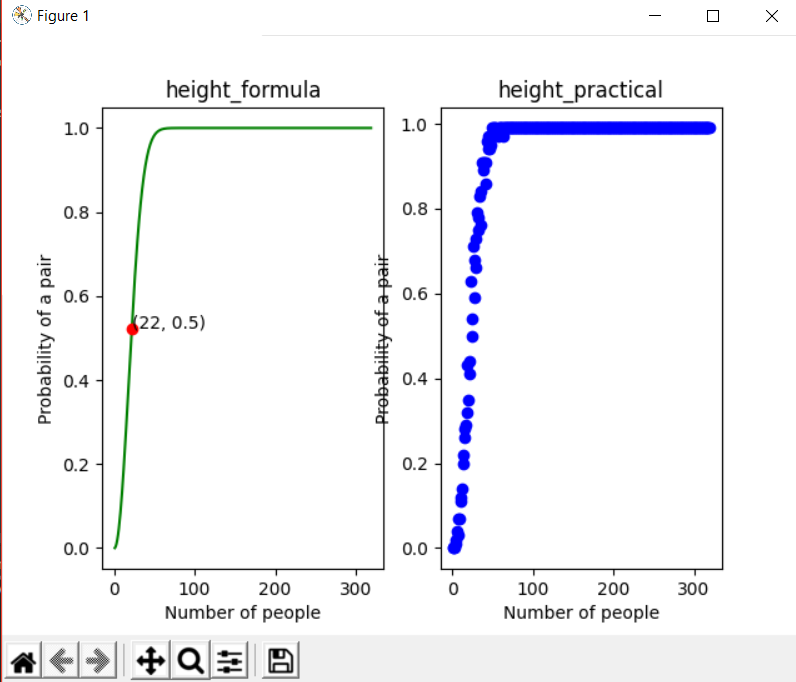

Write Python code to recreate this figure.
import numpy as np
import matplotlib.pyplot as plt
import random
import math
def height_formula (x) :
    # we use 1 - (320!/320^k * (320-k)!)
    sorat = math.factorial(320)
    maj1 = 320 ** x
    maj2 = math.factorial(320 - x)
    comp = sorat / (maj1 * maj2)
    return (1 - comp)
def height_practical(number) :
    randclass = [0] * number
    prob = []
    for j in range (0 , 100) :
        for i in range (0 , number) :
            randclass[i] = random.randint(1, 320)
        flag = 0
        # using set() + len()
        # to check all unique list elements
        flag = len(set(randclass)) == len(randclass)
        if (flag):
            prob.append(0)
        else :
            prob.append(1)
    return (sum(prob)/100)
x = np.arange(1,320)
y = [height_formula(x) for x in range (1,320)]
#first number that give probability upper then 0.5 is our ans
mark = next(x for x, val in enumerate(y) if val > 0.5)
y1 = [height_practical(x) for x in range (1,320)]
plt.figure()
plt.subplot(1,2,1)
plt.plot (x ,y ,'g')
# we mark our ans for 0.5 probability in plot
plt.plot(x[mark], y[mark], 'ro')
plt.annotate ('(%d, %.1f)' % (x[mark],y[mark]),xy=(x[mark],y[mark]), textcoords='data')
print(f'we need more then {mark} people for Probability grater then 0.5')
plt.title ('height_formula')
plt.xlabel ('Number of people')
plt.ylabel ('Probability of a pair')
plt.subplot(1,2,2)
plt.plot (x, y1, 'bo')
plt.title ('height_practical')
plt.xlabel ('Number of people')
plt.ylabel ('Probability of a pair')
plt.show()
